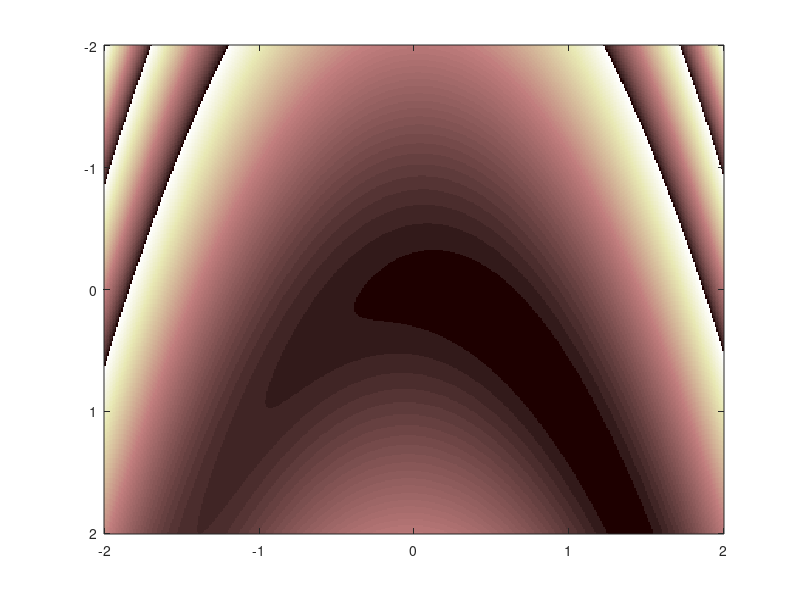

Write the MATLAB code that produced this figure. (Note: this script raises an error after producing the figure.)
[X,Y] = meshgrid(-2:0.01:2,-2:0.01:2);
J = (X-1).^2 + 10*(X.*X - Y).^2;
%figure(1);
%surf(X,Y,J);
figure(2);
imagesc([-2,2],[-2,2],J);
colormap([pink;pink;pink]);
%plot([0],[0],'.g','MarkerSize',50);

%%
j = @(x) (x(1)-1)^2 + 10*(x(1)^2-x(2))^2;
g = @(x) [2*(x(1)-1)+40*(x(1)^2-x(2))*x(1);20*(x(2)-x(1)^2)];
h = @(x) [2+40*(3*x(1)^2-x(2)),-40*x(1);-40*x(1),20];
error = @(x) sqrt(sum((x-[1;1]).^2));
[x,t] = newton_search([0.5;1],[1;0],g,h);

n=100;

%% 3.1
figure(3);
imagesc([-2,2],[-2,2],J);
cmap = pink;
colormap([cmap;cmap;cmap;cmap;cmap;cmap]);
hold on;
er1 = zeros(1,n);
for k=1:1
    d=[1;0];
    %x=[rand*2-1;rand*2-1];
    x=[-1;1];
    traj=zeros(2,n);
    traj(:,1)=x;
    er1(1)=error(x);
    for i = 1:n-1
        [x,t] = newton_search(x,d,g,h);
        traj(:,i+1)=x;
        d=circshift(d,1);
        er1(i+1)=error(x);
    end
    plot(traj(1,:),traj(2,:),'--m');
end

%% 3.2
%figure(4);
%imagesc([-2,2],[-2,2],J);
%colormap([pink;pink;pink;pink;pink;pink]);
hold on;
er2 = zeros(1,n);
for k=1:1
    %x=[rand*2-1;rand*2-1];
    x=[-1;1];
    traj=zeros(2,n);
    traj(:,1)=x;
    er2(1)=error(x);
    for i = 1:n-1
        x = gradient_const(x,g,0.01);
        traj(:,i+1)=x;
        er2(i+1)=error(x);
    end
    plot(traj(1,:),traj(2,:),'c');
end

%% 3.3
%figure(5);
%imagesc([-2,2],[-2,2],J);
%colormap([pink;pink;pink;pink;pink;pink]);
hold on;
er3 = zeros(1,n);
for k=1:1
    %x=[rand*2-1;rand*2-1];
    x=[-1;1];
    traj=zeros(2,n);
    traj(:,1)=x;
    er3(1)=error(x);
    for i = 1:n-1
        x = gradient_optim(x,g,h);
        traj(:,i+1)=x;
        er3(i+1)=error(x);
    end
    plot(traj(1,:),traj(2,:),'-.g');
end

%% 3.4
%figure(6);
%imagesc([-2,2],[-2,2],J);
%colormap([pink;pink;pink;pink;pink;pink]);
hold on;
er4 = zeros(1,n);
for k=1:1
    %x=[rand*2-1;rand*2-1];
    x=[-1;1];
    traj=zeros(2,n);
    traj(:,1)=x;
    er4(1)=error(x);
    for i = 1:n-1
        x = newton(x,g,h);
        traj(:,i+1)=x;
        er4(i+1)=error(x);
    end
    plot(traj(1,:),traj(2,:),'b');
end

%% 3.5
%figure(7);
%imagesc([-2,2],[-2,2],J);
%colormap([pink;pink;pink;pink;pink;pink]);
hold on;
er5 = zeros(1,n);
for k=1:1
    %x=[rand*2-1;rand*2-1];
    x=[-1;1];
    traj=zeros(2,n);
    traj(:,1)=x;
    er5(1)=error(x);
    
    last_gradk = [1;0];
    last_dk = [0;0];
    for i = 1:n-1
        grad = g(x);
        ksi = (grad-last_gradk)'*grad / (last_gradk'*last_gradk);
        dk = grad+ last_dk*ksi;
        if dk'*grad < 0
            dk = grad;
        end
        [x,t] = newton_search(x,dk,g,h);
        last_gradk = grad;
        last_dk = dk;
        traj(:,i+1)=x;
        er5(i+1)=error(x);
    end
    plot(traj(1,:),traj(2,:),'r');
end

legend('relaxation','pas constant','pas optimal', 'newton', 'grad conjugue');
%%
figure(8);
plot(1:n, er1,'--m');
hold on;
plot(1:n, er2, 'c');
plot(1:n, er3, '-.g');
plot(1:n, er4, 'b');
plot(1:n, er5, 'r');
legend('relaxation','pas constant','pas optimal', 'newton', 'grad conjugue');
